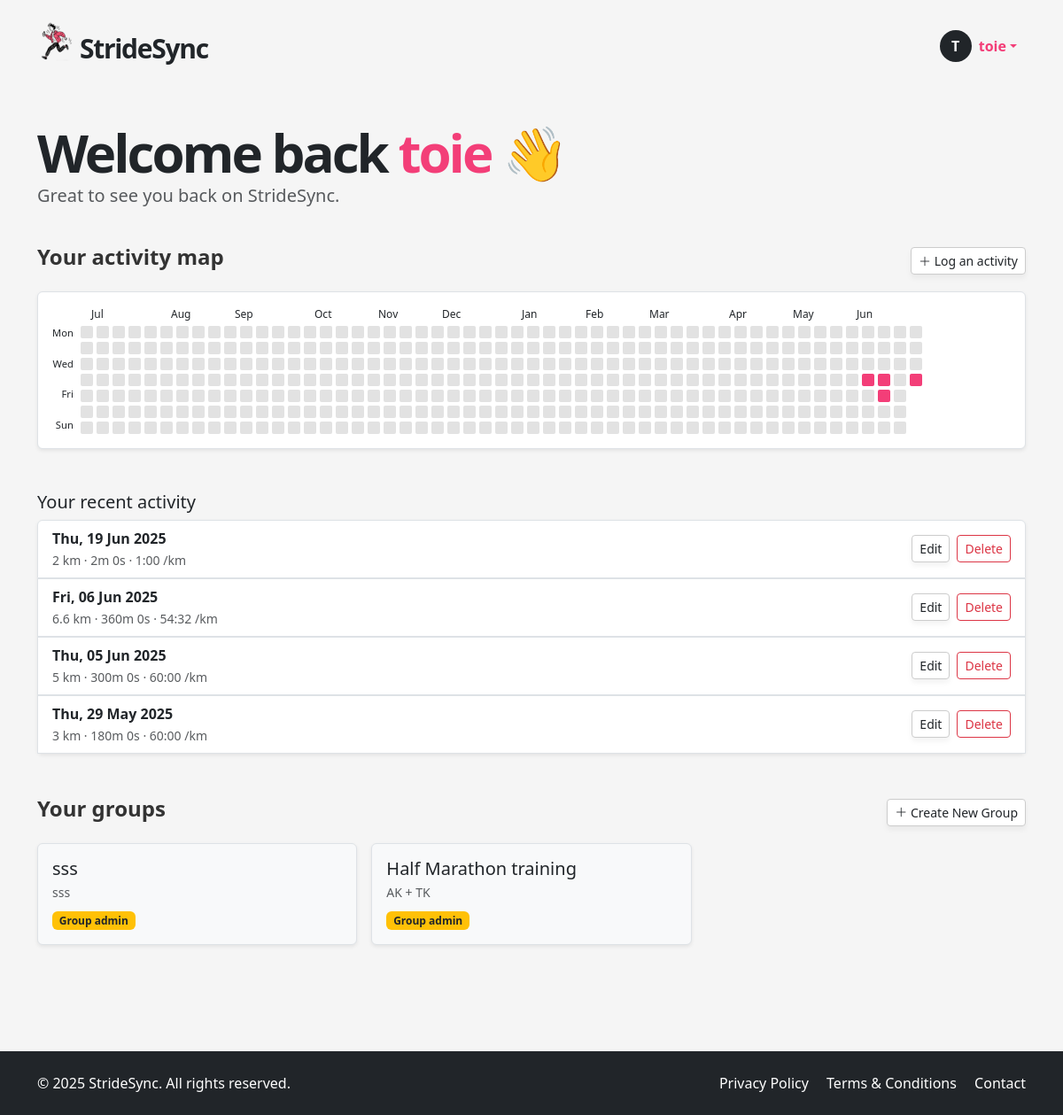
The app's page /dashboard (signed in) with its own data.
### app/models.py (models this page shows, shortened)
class User(UserMixin, db.Model):
    __tablename__ = "users"
    id = sa.Column(sa.Integer, primary_key=True)
    email = sa.Column(sa.String(120), unique=True, nullable=False, index=True)
    password_hash = sa.Column(sa.String(256))
    username = sa.Column(sa.String(64), unique=True, nullable=False, index=True)
    role = sa.Column(sa.Enum(UserRole), default=UserRole.USER, nullable=False)
    is_verified = sa.Column(sa.Boolean, default=False)
    verification_token = sa.Column(sa.String(128), nullable=False, default=lambda: secrets.token_urlsafe(32))
    reset_token = db.Column(db.String, nullable=True)
    reset_token_expiry = db.Column(db.DateTime, nullable=True)
    runs = so.relationship("Run", back_populates="user", cascade="all, delete-orphan")
    groups = so.relationship("Group", secondary=user_groups, back_populates="members")
    admin_of_groups = so.relationship("Group", secondary=group_admins, back_populates="admins")

class Run(db.Model):
    __tablename__ = "runs"
    id = sa.Column(sa.Integer, primary_key=True)
    date = sa.Column(sa.DateTime(timezone=True), index=True)
    distance = sa.Column(sa.Integer)  # meters
    time = sa.Column(sa.Integer)      # seconds (duration)
    pace = sa.Column(sa.Integer)      # seconds per km
    user_id = sa.Column(sa.Integer, sa.ForeignKey("users.id"), index=True)
    user = so.relationship("User", back_populates="runs")
    groups = so.relationship("Group", secondary=run_groups, back_populates="runs")

class Group(db.Model):
    __tablename__ = "groups"
    id = sa.Column(sa.Integer, primary_key=True)
    name = sa.Column(sa.String(100), unique=True, nullable=False)
    description = sa.Column(sa.Text)
    members = so.relationship("User", secondary=user_groups, back_populates="groups")
    admins = so.relationship("User", secondary=group_admins, back_populates="admin_of_groups")
    runs = so.relationship("Run", secondary=run_groups, back_populates="groups")
    invites = so.relationship("GroupInvite", back_populates="group", cascade="all, delete-orphan")

### app/routes.py (the view)
@app.route('/dashboard')
@login_required
def dashboard():
    runs = db.session.scalars(
        sa.select(Run).where(Run.user_id == current_user.id)
    ).all()
    sorted_groups = sorted(current_user.groups, key=lambda g: g.id, reverse=True)
    distance_by_date = {}
    for run in runs:
        run_date = run.date.date()
        distance_by_date[run_date] = distance_by_date.get(run_date, 0) + run.distance
    today = datetime.utcnow().date()
    start_date = today - timedelta(days=364)
    while start_date.weekday() != 0:
        start_date -= timedelta(days=1)
    heatmap_cells = []
    for week in range(53):
        column = []
        week_start = start_date + timedelta(weeks=week)
        for day in range(7):
            date = week_start + timedelta(days=day)
            if date > today:
                column.append(None)
            else:
                column.append({
                    "date": date,
                    "active": date in distance_by_date,
                    "distance": distance_by_date.get(date, 0)
                })
        heatmap_cells.append(column)
    month_labels = {}
    current_month = None
    for i, week in enumerate(heatmap_cells):
        for cell in week:
            if cell:
                cell_month = cell["date"].month
                if cell_month != current_month:
                    current_month = cell_month
                    month_labels[i] = cell["date"].strftime('%b')
                break
    recent_runs = db.session.scalars(
        sa.select(Run)
        .where(Run.user_id == current_user.id)
        .order_by(Run.date.desc())
        .limit(5)
    ).all()
    form = LogActivityForm()
    form.groups.choices = [(g.id, g.name) for g in current_user.groups]
    edit_form = EditRunForm()
    edit_form.groups.choices = [(g.id, g.name) for g in current_user.groups]
    delete_form = DeleteRunForm()
    create_group_form = CreateGroupForm()
    return render_template(
        "dashboard.html",
        user=current_user,
        runs=runs,
        recent_runs=recent_runs,
        heatmap_cells=heatmap_cells,
        month_labels=month_labels,
        form=form,
        edit_form=edit_form,
        delete_form=delete_form,
        create_group_form=create_group_form,
        sorted_groups=sorted_groups
    )

### app/models.py (called while the page is built)
@login.user_loader
def load_user(id):
    return db.session.get(User, int(id))

### app/templates/dashboard.html (shortened to what this page needs)
{% extends "base.html" %}
{% block content %}
<section class="py-5">
  <div class="container">
    <h1 class="display-4 fw-bold mb-4 hero-title">
      Welcome back <span>{{ user.username }}</span> 👋
    </h1>
    <p class="lead mt-3 text-muted" style="margin-top: -20px !important; margin-bottom: 40px;">
      Great to see you back on StrideSync.
    </p>
    <div class="mb-3">
      <div class="d-flex justify-content-between align-items-center mb-3">
        <h4>Your activity map</h4>
        <a href="#" class="btn btn-soft btn-sm" data-bs-toggle="modal" data-bs-target="#logActivityModal">
          <i class="bi bi-plus-lg"></i> Log an activity
        </a>
      </div>
      <div class="rounded border p-3 bg-white shadow-sm" style="overflow-x: auto;">
        <div class="d-flex flex-column">
    <div class="d-flex mb-1" style="margin-left: 2px; gap: 4px;">
      <div style="width: 20px;"></div>
      {% for week_index in range(heatmap_cells|length) %}
        {% set label = month_labels.get(week_index) %}
        <div class="
            {% if week_index < (heatmap_cells|length - 13) %} hidden-mobile {% endif %}
          "
          style="width: 14px; text-align: center; font-size: 0.75rem;">
          {{ label or '' }}
        </div>
      {% endfor %}
    </div>
    <div class="d-flex" style="gap: 4px;">
      <div class="d-flex flex-column me-1" style="gap: 9px; font-size: 0.7rem; text-align: right;">
        <div>Mon</div>
        <div>Wed</div>
        <div>Fri</div>
        <div>Sun</div>
      </div>
      {% for week in heatmap_cells %}
        <div class="d-flex flex-column heatmap-col {% if loop.index0 < (heatmap_cells|length - 13) %}hidden-mobile{% endif %}" style="gap: 4px;">
          {% for cell in week %}
            {% if cell %}
              <div
                title="{% if cell.active %}{{ '%.1f'|format(cell.distance) }} km on {{ cell.date.strftime('%d-%m-%y') }}{% else %}{{ cell.date.strftime('%d-%m-%y') }}{% endif %}"
                style="
                  width: 14px;
                  height: 14px;
                  border-radius: 2px;
                  background-color: {{ '#f33e78' if cell.active else '#e2e2e2' }};
                  transition: background-color 0.2s;">
              </div>
            {% else %}
              <div style="width: 14px; height: 14px; background-color: transparent;"></div>
            {% endif %}
          {% endfor %}
        </div>
      {% endfor %}
    </div>
  </div>
</div>
</div>
    <div class="my-2"><br></div>
    <div class="mb-5">
      <h5>Your recent activity</h5>
      {% if recent_runs %}
        <div class="list-group shadow-sm">
          {% for run in recent_runs %}
            <div class="list-group-item d-flex justify-content-between align-items-center">
              <div>
                <strong>{{ run.date.strftime('%a, %d %b %Y') }}</strong><br>
                <small class="text-muted">
                  {{ run.distance }} km · {{ run.time // 60 }}m {{ run.time % 60 }}s ·
                  {{ "%d:%02d" % (run.pace // 60, run.pace % 60) }} /km
                </small>
              </div>
              <div class="d-flex gap-2">
                <button class="btn btn-sm btn-soft-white" data-bs-toggle="modal" data-bs-target="#editRunModal{{ run.id }}">Edit</button>
                <button class="btn btn-sm btn-outline-danger" data-bs-toggle="modal" data-bs-target="#deleteRunModal{{ run.id }}">Delete</button>
              </div>
            </div>
                        {% set selected_group_ids = run.groups | map(attribute='id') | list %}
          {% endfor %}
        </div>
      {% else %}
        <p class="text-muted">No recent activity found.</p>
      {% endif %}
    </div>
    <div class="mb-5">
      <div class="d-flex justify-content-between align-items-center mb-3">
        <h4>Your groups</h4>
        <a href="#" class="btn btn-soft btn-sm" data-bs-toggle="modal" data-bs-target="#createGroupModal">
          <i class="bi bi-plus-lg"></i> Create New Group
        </a>
      </div>
      <div class="row g-3">
        {% for group in sorted_groups %}
        <div class="col-md-4">
          <div class="border rounded p-3 bg-light h-100 shadow-sm position-relative">
            <h5 class="mb-1">{{ group.name }}</h5>
            <p class="small text-muted mb-2">{{ group.description[:80] }}</p>
            {% if group in current_user.admin_of_groups %}
              <span class="badge bg-warning text-dark">Group admin</span>
            {% endif %}
          </div>
        </div>
        {% else %}
          <p class="text-muted">You're not in any groups yet.</p>
        {% endfor %}
      </div>
    </div>
  </div>
</section>
{% endblock %}

### app/templates/base.html (shortened to what this page needs)
<!DOCTYPE html>
<html lang="en">
<head>
  <link href="https://cdn.jsdelivr.net/npm/bootstrap@5.3.6/dist/css/bootstrap.min.css" rel="stylesheet">
  <link href="https://cdn.jsdelivr.net/npm/bootstrap-icons@1.10.5/font/bootstrap-icons.css" rel="stylesheet">
  <link rel="stylesheet" href="{{ url_for('static', filename='style.css') }}">
</head>
<body>
  <header>
    <nav class="navbar">
      <div class="container d-flex justify-content-between align-items-center py-2">
        <a href="/index" class="text-decoration-none logo-container d-flex align-items-center">
          <img src="{{ url_for('static', filename='img/icon.png') }}" width="40px" alt="StrideSync logo">
          <p class="logo mb-0 ms-2">StrideSync</p>
        </a>
        <ul class="navbar-nav flex-row align-items-center mb-0 menubox">
          {% if current_user.is_anonymous %}
            <li class="nav-item">
              <a class="btn btn-dark px-4" href="{{ url_for('login') }}">LOGIN</a>
            </li>
          {% else %}
            <li class="nav-item dropdown">
              <a class="nav-link dropdown-toggle d-flex align-items-center" href="#" id="userDropdown" role="button" data-bs-toggle="dropdown" aria-expanded="false">
                <div class="avatar-circle bg-dark text-white rounded-circle d-flex justify-content-center align-items-center me-2" style="width: 36px; height: 36px; font-weight: bold;">
                  {{ current_user.username[0]|upper }}
                </div>
                <span class="fw-semibold">{{ current_user.username }}</span>
              </a>
            </li>
          {% endif %}
        </ul>
      </div>
    </nav>
  </header>
  <main>
    {% block content %}{% endblock %}
  </main>
  <footer class="bg-dark text-white py-4">
    <div class="container d-flex flex-column flex-md-row justify-content-between align-items-center">
      <div class="mb-2 mb-md-0">
        &copy; 2025 StrideSync. All rights reserved.
      </div>
      <div>
        <a href="/privacy" class="text-white text-decoration-none me-3">Privacy Policy</a>
        <a href="/terms" class="text-white text-decoration-none me-3">Terms & Conditions</a>
        <a href="/contact" class="text-white text-decoration-none">Contact</a>
      </div>
    </div>
  </footer>
</body>
</html>

### app/static/style.css (style rules this page uses)
html, body { height: 100%; margin: 0; display: flex; flex-direction: column; scroll-behavior: smooth; }
body { background-color: #f5f5f5; }
main { flex: 1; }
h4 { font-weight: 700; color: #333; }
a { color: #f33e78; }
.logo { font-size: 30px; font-weight: 700; letter-spacing: -1.3px; margin-top: 15px; }
.logo-container { color: unset; }
.hero-title { font-weight: 900 !important; font-size: 60px; letter-spacing: -3px; line-height: 60px; }
.hero-title span { color: #f33e78; }
.btn-soft, .btn-soft-white { background: white; border: 1px solid #ccc; box-shadow: 0 4px 6px rgba(0,0,0,0.05); }
.nav-link { color: #f33e78 !important; }
.menubox { margin-top: 10px; margin-right: 10px; }
footer { background-color: #333; }

### records on screen
User: username "T", username "toie"
Run: date "Thu, 19 Jun 2025", distance "2", time "2", run.time%60 "0", pace "1:00"
Run: date "Fri, 06 Jun 2025", distance "6.6", time "360", run.time%60 "0", pace "54:32"
Run: date "Thu, 05 Jun 2025", distance "5", time "300", run.time%60 "0", pace "60:00"
Run: date "Thu, 29 May 2025", distance "3", time "180", run.time%60 "0", pace "60:00"
Group: name "sss", description "sss"
Group: name "Half Marathon training", description "AK + TK"

### other values on screen
{{ label or '' }} "Jul" "Aug" "Sep" "Oct" "Nov" "Dec" "Jan" "Feb" "Mar" "Apr" "May" "Jun"
